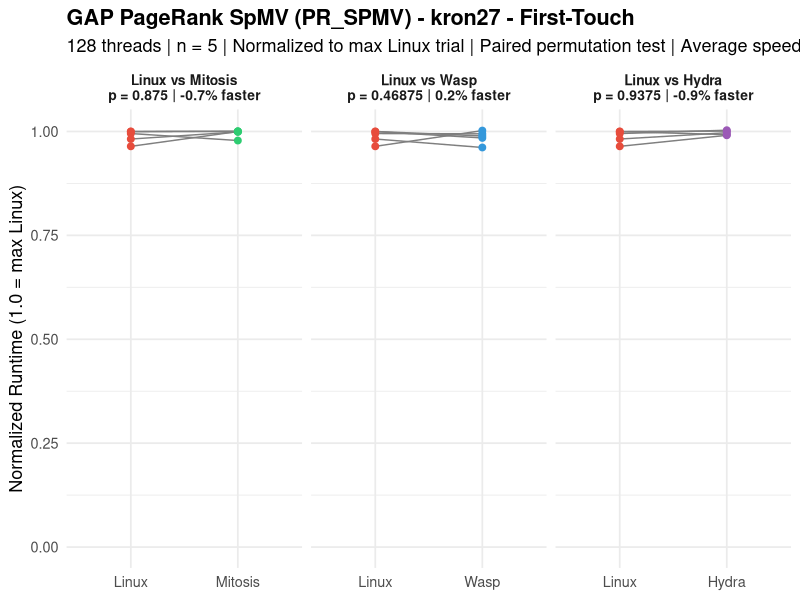
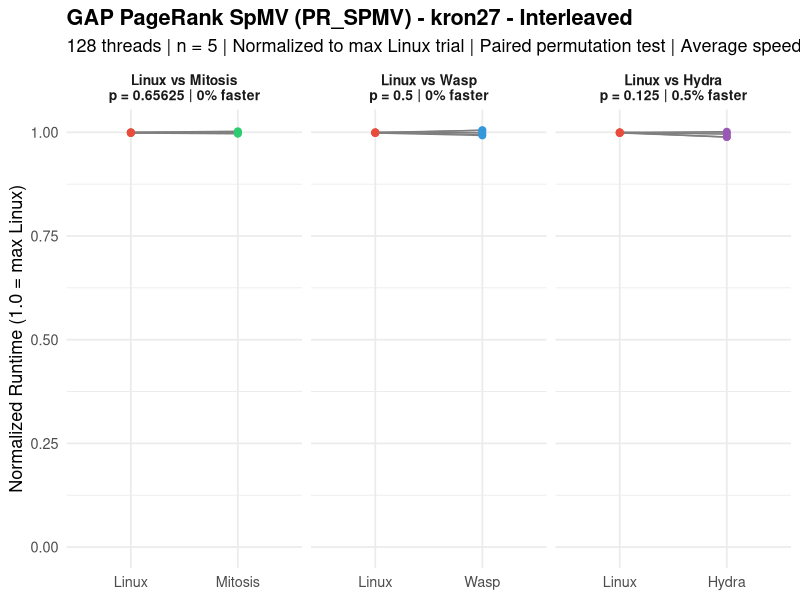
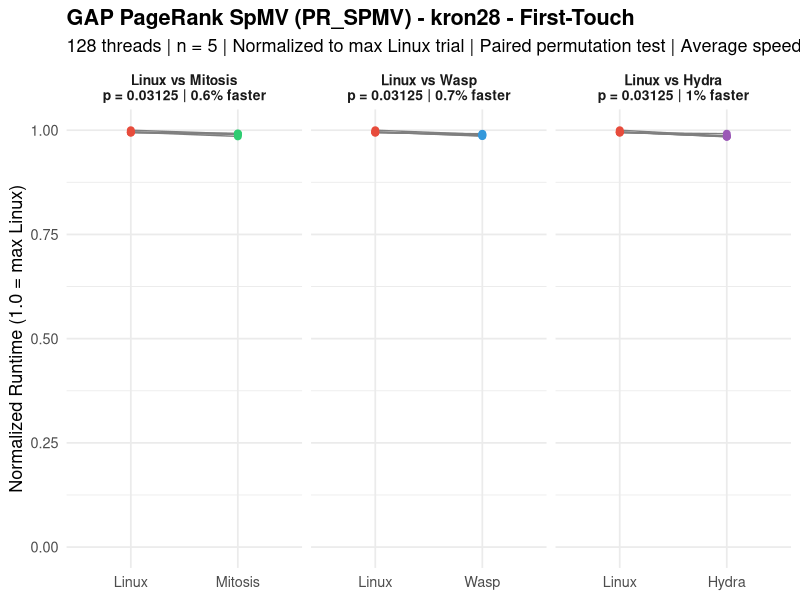
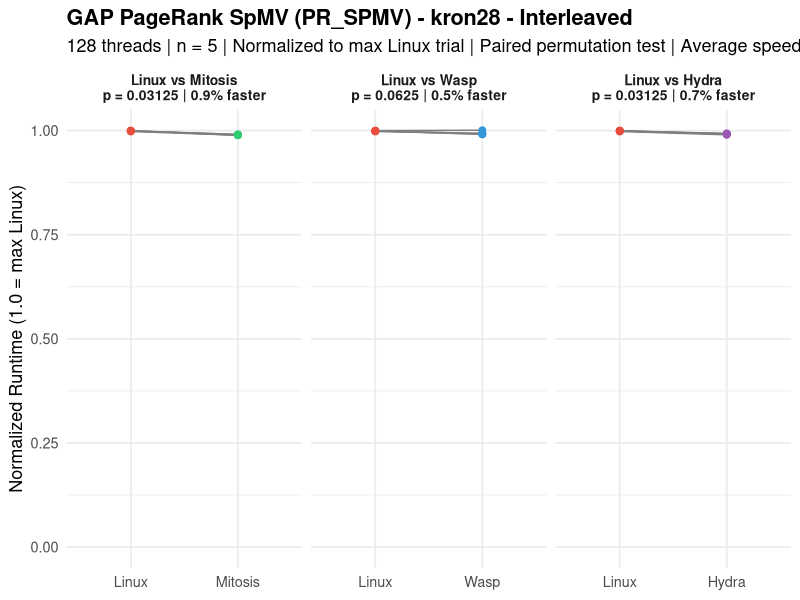
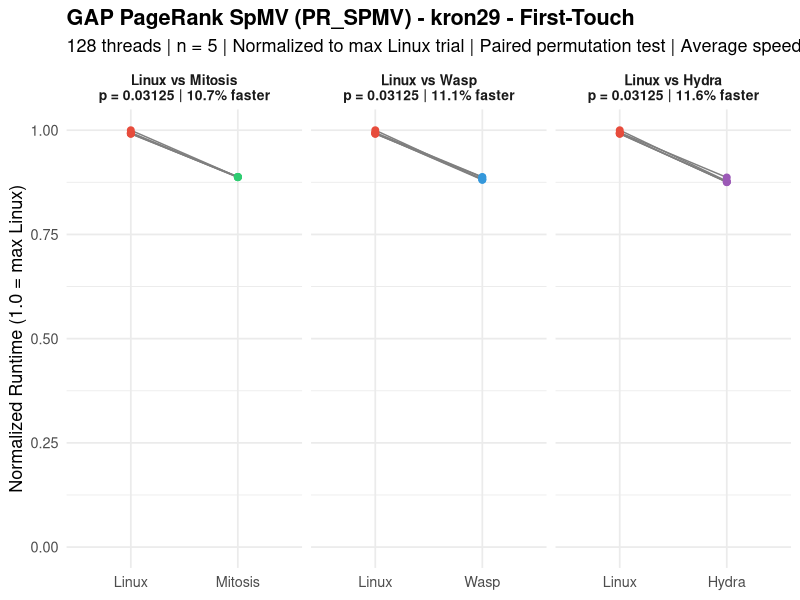
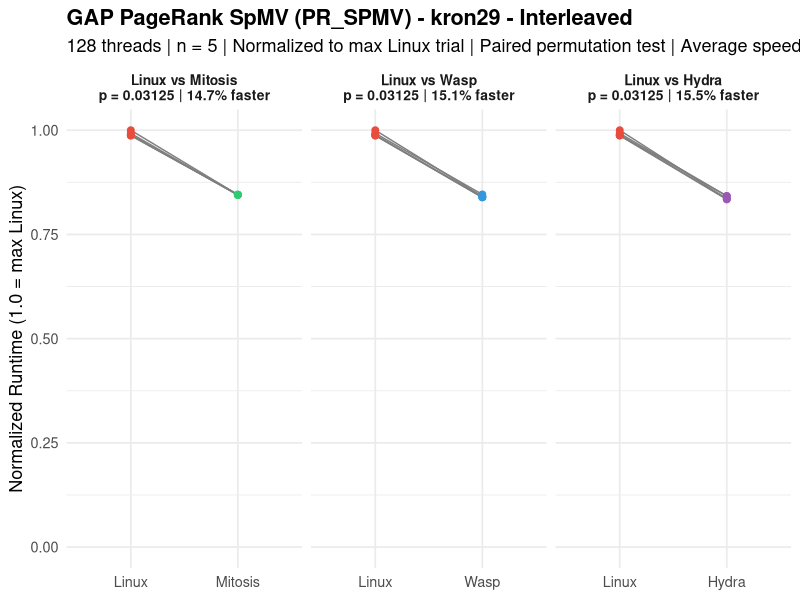
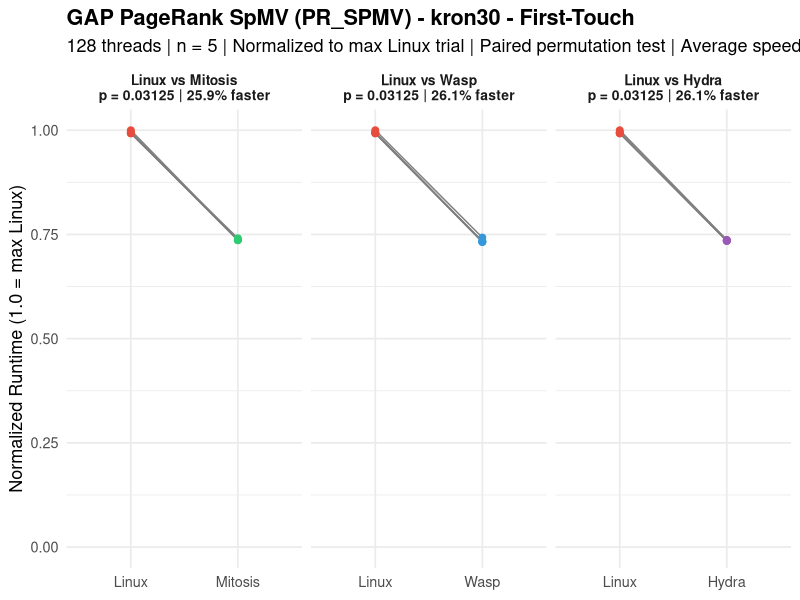
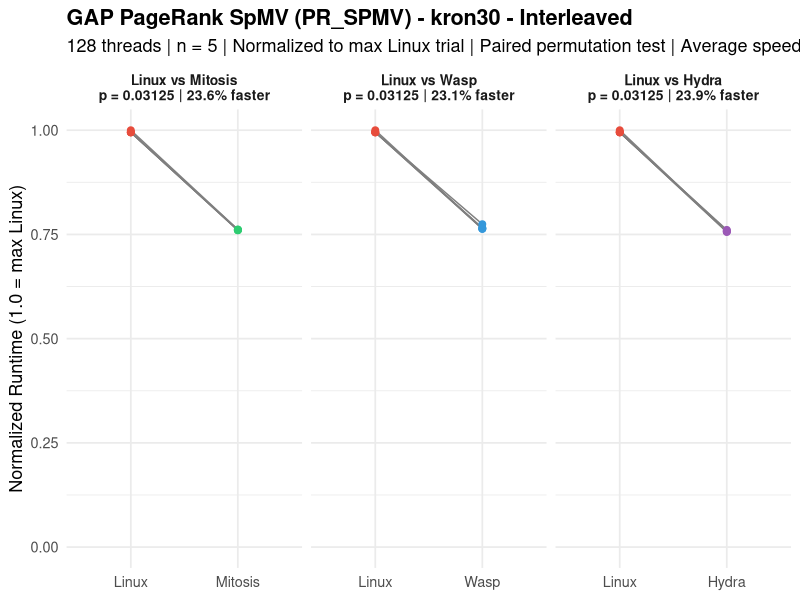

Write the R code that produced these figures, in order.



###############################################################################
###                              pr_spmv.R                                  ###
###############################################################################

library(ggplot2)

# =============================================================================
# RAW DATA: Trial Times (seconds) – PageRank Sparse Matrix-Vector Multiplication
# Benchmark, 128 threads, n=5, repl_order_9 for hydra
# Source: rawdata.txt
# =============================================================================

data <- list(
  # --- LINUX First-Touch ---
  linux_ft_kron27  = c(5.60689, 5.78571, 5.81468, 5.81268, 5.70899),
  linux_ft_kron28  = c(12.00335, 12.02797, 12.02118, 12.07782, 12.01830),
  linux_ft_kron29  = c(30.82341, 30.78010, 30.72806, 30.75000, 31.00027),
  linux_ft_kron30  = c(80.65777, 80.26017, 80.12596, 80.02661, 80.11251),
  linux_ft_uni27   = c(6.12160, 6.13390, 6.12099, 6.11091, 6.05486),
  linux_ft_uni28   = c(11.82064, 11.83728, 11.83113, 11.81247, 11.82084),
  linux_ft_uni29   = c(28.52539, 28.51833, 28.48190, 28.48557, 28.45805),
  linux_ft_uni30   = c(71.96063, 71.97437, 71.93255, 71.95810, 71.91793),
  linux_ft_twitter = c(4.97456, 4.95015, 4.99015, 4.92900, 4.92827),
  linux_ft_web     = c(2.42009, 2.40084, 2.40088, 2.44765, 2.40095),
  linux_ft_road    = c(0.16269, 0.15891, 0.15537, 0.17054, 0.15079),
  
  # --- LINUX Interleaved ---
  linux_il_kron27  = c(5.51888, 5.51711, 5.52002, 5.51091, 5.51065),
  linux_il_kron28  = c(11.91265, 11.88666, 11.90524, 11.90750, 11.89980),
  linux_il_kron29  = c(31.87374, 31.69995, 31.74806, 32.11746, 31.72002),
  linux_il_kron30  = c(76.13552, 76.17279, 76.54586, 76.16650, 76.16241),
  linux_il_uni27   = c(5.86524, 5.85108, 5.83931, 5.85822, 5.85546),
  linux_il_uni28   = c(11.81841, 11.81925, 11.81216, 11.80873, 11.81934),
  linux_il_uni29   = c(26.92574, 26.92700, 26.95309, 26.98423, 26.98245),
  linux_il_uni30   = c(71.82716, 71.82346, 71.82341, 71.79665, 71.92331),
  linux_il_twitter = c(4.65366, 4.67529, 4.60192, 4.71304, 4.65536),
  linux_il_web     = c(1.52335, 1.52597, 1.52236, 1.53895, 1.52249),
  linux_il_road    = c(0.16916, 0.16413, 0.15742, 0.15640, 0.15765),
  
  # --- MITOSIS Replicated ---
  mitosis_ft_kron27  = c(5.81398, 5.68789, 5.81626, 5.81711, 5.80863),
  mitosis_ft_kron28  = c(11.98649, 11.95624, 11.89802, 11.97262, 11.95867),
  mitosis_ft_kron29  = c(27.53284, 27.50132, 27.53214, 27.50369, 27.52192),
  mitosis_ft_kron30  = c(59.44022, 59.40710, 59.36535, 59.75903, 59.40309),
  mitosis_ft_uni27   = c(6.12154, 6.13060, 6.10742, 6.07150, 6.13219),
  mitosis_ft_uni28   = c(11.80627, 11.80254, 11.82123, 11.81172, 11.81128),
  mitosis_ft_uni29   = c(26.17962, 26.18585, 26.18422, 26.18145, 26.19539),
  mitosis_ft_uni30   = c(54.99734, 55.00058, 54.99837, 55.00940, 54.99479),
  mitosis_ft_twitter = c(5.02839, 5.06497, 4.71827, 5.11537, 5.01923),
  mitosis_ft_web     = c(2.41304, 2.40009, 2.48159, 2.47481, 2.42221),
  mitosis_ft_road    = c(0.19288, 0.16107, 0.15812, 0.16109, 0.15713),
  
  # --- MITOSIS Replicated+Interleaved ---
  mitosis_il_kron27  = c(5.52413, 5.51292, 5.53421, 5.50039, 5.51415),
  mitosis_il_kron28  = c(11.78106, 11.77991, 11.78503, 11.80380, 11.80268),
  mitosis_il_kron29  = c(27.12448, 27.16264, 27.13283, 27.14744, 27.14153),
  mitosis_il_kron30  = c(58.23553, 58.16370, 58.31293, 58.28844, 58.17426),
  mitosis_il_uni27   = c(5.88081, 5.90496, 5.89437, 5.88464, 5.89438),
  mitosis_il_uni28   = c(11.67146, 11.66270, 11.65296, 11.65517, 11.66035),
  mitosis_il_uni29   = c(25.85110, 25.85924, 25.85000, 25.84797, 25.85031),
  mitosis_il_uni30   = c(54.37594, 54.36054, 54.36599, 54.37121, 54.38199),
  mitosis_il_twitter = c(4.68412, 4.62787, 4.57398, 4.57202, 4.49785),
  mitosis_il_web     = c(1.51157, 1.52274, 1.51141, 1.52291, 1.51341),
  mitosis_il_road    = c(0.16513, 0.16168, 0.15689, 0.15482, 0.16831),
  
  # --- WASP First-Touch ---
  wasp_ft_kron27  = c(5.82713, 5.78179, 5.75176, 5.72431, 5.59051),
  wasp_ft_kron28  = c(11.97564, 11.90606, 11.91744, 11.95674, 11.94507),
  wasp_ft_kron29  = c(27.52359, 27.30616, 27.49892, 27.36940, 27.32729),
  wasp_ft_kron30  = c(59.89252, 59.04356, 59.17673, 59.02133, 59.14508),
  wasp_ft_uni27   = c(6.03473, 6.05302, 6.03953, 6.06835, 6.06464),
  wasp_ft_uni28   = c(11.76820, 11.75971, 11.75464, 11.76930, 11.79352),
  wasp_ft_uni29   = c(26.03695, 25.99559, 25.99863, 25.99930, 26.03974),
  wasp_ft_uni30   = c(55.52143, 54.79505, 54.75044, 54.81669, 54.76377),
  wasp_ft_twitter = c(4.95477, 4.96732, 5.04555, 4.81333, 5.01345),
  wasp_ft_web     = c(2.39412, 2.36668, 2.45227, 2.40624, 2.46916),
  wasp_ft_road    = c(0.16689, 0.18125, 0.15231, 0.15215, 0.15709),
  
  # --- WASP Interleaved ---
  wasp_il_kron27  = c(5.54621, 5.51392, 5.49088, 5.47785, 5.54791),
  wasp_il_kron28  = c(11.92376, 11.83193, 11.83116, 11.80771, 11.80715),
  wasp_il_kron29  = c(27.17016, 26.94076, 26.97902, 27.01372, 26.94939),
  wasp_il_kron30  = c(59.29268, 58.52254, 58.43044, 58.61811, 58.43216),
  wasp_il_uni27   = c(5.87198, 5.90998, 5.88703, 5.87663, 5.85593),
  wasp_il_uni28   = c(11.70964, 11.66071, 11.66739, 11.66551, 11.67061),
  wasp_il_uni29   = c(26.01704, 25.76561, 25.77027, 25.77617, 25.76203),
  wasp_il_uni30   = c(55.29072, 54.50910, 54.45751, 54.46230, 54.50668),
  wasp_il_twitter = c(4.64678, 4.59980, 4.34964, 4.56071, 4.65672),
  wasp_il_web     = c(1.51467, 1.52646, 1.52390, 1.54641, 1.50624),
  wasp_il_road    = c(0.20343, 0.18234, 0.15501, 0.16026, 0.15866),
  
  # --- HYDRA Replicated (repl_order_9) ---
  hydra_ft_kron27  = c(5.76124, 5.83223, 5.81959, 5.77086, 5.79748),
  hydra_ft_kron28  = c(11.97809, 11.88585, 11.89830, 11.90961, 11.89232),
  hydra_ft_kron29  = c(27.48782, 27.13043, 27.16357, 27.15631, 27.21258),
  hydra_ft_kron30  = c(59.45102, 59.22243, 59.28094, 59.23622, 59.35713),
  hydra_ft_uni27   = c(6.14914, 6.10252, 6.10504, 6.13405, 6.07960),
  hydra_ft_uni28   = c(11.75540, 11.73895, 11.74194, 11.73961, 11.73610),
  hydra_ft_uni29   = c(26.16183, 25.96191, 25.96865, 25.96134, 25.97278),
  hydra_ft_uni30   = c(54.95750, 54.99185, 54.94955, 54.94748, 54.91970),
  hydra_ft_twitter = c(5.02551, 5.01287, 4.67179, 5.00870, 5.04639),
  hydra_ft_web     = c(2.41967, 2.52560, 2.42986, 2.38019, 2.41342),
  hydra_ft_road    = c(0.16968, 0.16046, 0.15935, 0.15778, 0.15514),
  
  # --- HYDRA Replicated+Interleaved (repl_order_9) ---
  hydra_il_kron27  = c(5.52840, 5.45595, 5.49503, 5.45839, 5.51161),
  hydra_il_kron28  = c(11.82315, 11.79197, 11.81470, 11.80651, 11.83356),
  hydra_il_kron29  = c(27.04466, 26.78330, 27.05287, 26.82670, 26.83521),
  hydra_il_kron30  = c(58.24676, 57.85056, 57.96408, 57.93560, 58.11791),
  hydra_il_uni27   = c(5.85523, 5.85387, 5.82550, 5.86321, 5.85585),
  hydra_il_uni28   = c(11.64904, 11.66142, 11.65592, 11.64159, 11.66950),
  hydra_il_uni29   = c(25.83544, 25.64483, 25.66933, 25.65425, 25.64415),
  hydra_il_uni30   = c(54.38842, 54.27532, 54.28479, 54.30344, 54.28573),
  hydra_il_twitter = c(4.70613, 4.54640, 4.65367, 4.67439, 4.56736),
  hydra_il_web     = c(1.53449, 1.50501, 1.51261, 1.49819, 1.51398),
  hydra_il_road    = c(0.15715, 0.15638, 0.14913, 0.15167, 0.17372)
)

# =============================================================================
# PAIRED PERMUTATION TEST (exact, one-sided: Linux slower → diff > 0)
# =============================================================================

perm_test <- function(baseline, treatment) {
  d <- baseline - treatment
  obs <- mean(d)
  n <- length(d)
  perm_stats <- numeric(2^n)
  for (i in 0:(2^n - 1)) {
    signs <- 2 * as.integer(intToBits(i)[1:n]) - 1
    perm_stats[i + 1] <- mean(signs * abs(d))
  }
  p <- mean(perm_stats >= obs)
  return(list(obs = obs, p = p))
}

# =============================================================================
# RUN ALL TESTS
# =============================================================================

graphs <- c("kron27", "kron28", "kron29", "kron30",
            "uni27", "uni28", "uni29", "uni30",
            "twitter", "web", "road")
policies <- c("ft", "il")
policy_labels <- c(ft = "First-Touch", il = "Interleaved")
systems <- c("mitosis", "wasp", "hydra")

results <- data.frame()

pdf("pr_spmv.pdf", width = 10, height = 5)

for (graph in graphs) {
  for (pol in policies) {
    linux_key <- paste0("linux_", pol, "_", graph)
    for (sys in systems) {
      sys_key <- paste0(sys, "_", pol, "_", graph)
      res <- perm_test(data[[linux_key]], data[[sys_key]])
      results <- rbind(results, data.frame(
        Graph = graph,
        Policy = policy_labels[pol],
        Comparison = paste("Linux vs", tools::toTitleCase(sys)),
        MeanDiff = round(res$obs, 5),
        p_value = res$p,
        stringsAsFactors = FALSE
      ))
    }
  }
}

# Print results table
cat("\n====== PAIRED PERMUTATION TEST RESULTS (exact, one-sided) ======\n")
cat("PageRank Sparse Matrix-Vector Multiplication\n")
cat("128 threads | 5 trials | repl_order_9 for Hydra\n\n")
print(results, row.names = FALSE)

# Count significant results
cat("\n\nSignificant (p < 0.05):", sum(results$p_value < 0.05), "of", nrow(results), "\n")
cat("Non-significant (p >= 0.05):", sum(results$p_value >= 0.05), "of", nrow(results), "\n")

# =============================================================================
# PLOTS: One per graph per policy, with 3 facets (Mitosis, WASP, Hydra)
# =============================================================================

for (graph in graphs) {
  for (pol in policies) {
    linux_key <- paste0("linux_", pol, "_", graph)
    max_linux <- max(data[[linux_key]])
    df_list <- list()
    
    for (sys in systems) {
      sys_key <- paste0(sys, "_", pol, "_", graph)
      res <- perm_test(data[[linux_key]], data[[sys_key]])
      sys_label <- tools::toTitleCase(sys)
      pct <- round(res$obs / mean(data[[linux_key]]) * 100, 1)
      label <- paste0("Linux vs ", sys_label,
                      "\np = ", res$p,
                      " | ", pct, "% faster")
      df_list[[sys]] <- data.frame(
        Trial = rep(1:5, 2),
        Zeit = c(data[[linux_key]] / max_linux, data[[sys_key]] / max_linux),
        Bedingung = factor(rep(c("Linux", sys_label), each = 5),
                           levels = c("Linux", sys_label)),
        Vergleich = label
      )
    }
    
    df <- do.call(rbind, df_list)
    df$Vergleich <- factor(df$Vergleich, levels = unique(df$Vergleich))
    
    p <- ggplot(df, aes(x = Bedingung, y = Zeit)) +
      geom_line(aes(group = Trial), color = "gray50", linewidth = 0.5) +
      geom_point(aes(color = Bedingung), size = 2) +
      scale_color_manual(values = c("Linux" = "#E74C3C",
                                    "Mitosis" = "#2ECC71",
                                    "Wasp" = "#3498DB",
                                    "Hydra" = "#9B59B6")) +
      coord_cartesian(ylim = c(0, NA)) +
      facet_wrap(~ Vergleich, scales = "free_x") +
      labs(
        title = paste0("GAP PageRank SpMV (PR_SPMV) - ",
                       graph, " - ", policy_labels[pol]),
        subtitle = "128 threads | n = 5 | Normalized to max Linux trial | Paired permutation test | Average speedup",
        x = NULL,
        y = "Normalized Runtime (1.0 = max Linux)"
      ) +
      theme_minimal(base_size = 13) +
      theme(legend.position = "none",
            plot.title = element_text(face = "bold"),
            strip.text = element_text(face = "bold", size = 10))
    
    print(p)
  }
}

dev.off()
cat("Saved all plots to pr_spmv.pdf\n")
